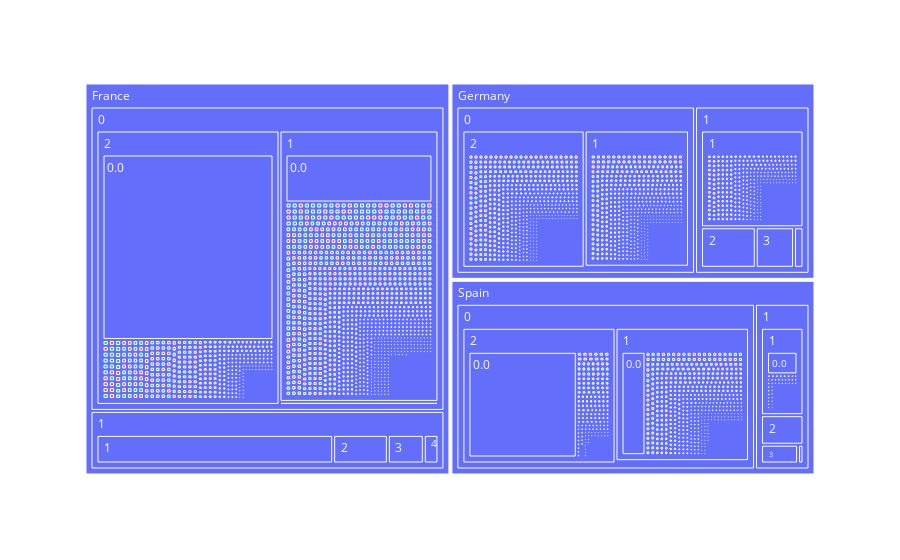

Write notebook code for a chart like this one.
### Code cell
treemap = df.query('Balance >= 0')
px.treemap(data_frame=treemap, path=['Geography', 'Exited', 'NumOfProducts', 'Balance'], values='Tenure', color='Gender')

### Figure 1 — Plotly figure (JSON) as saved in the notebook; plotly's stock layout.template omitted (floating-point values rounded to 4 significant figures; data arrays with more than 128 entries replaced by an {"elided": "..."} marker saying what was removed)
{"data": [{"branchvalues": "total", "customdata": {"elided": "6427x1 str values"}, "domain": {"x": [0, 1], "y": [0, 1]}, "hovertemplate": "labels=%{label}<br>Tenure=%{value}<br>parent=%{parent}<br>id=%{id}<br>Gender=%{customdata[0]}<extra></extra>", "ids": {"elided": "6427 str values"}, "labels": {"elided": "6427 str values"}, "marker": {"colors": {"elided": "6427 str values"}}, "name": "", "parents": {"elided": "6427 str values"}, "type": "treemap", "values": {"elided": "6427 int values"}}], "layout": {"legend": {"tracegroupgap": 0}, "margin": {"t": 60}}}
